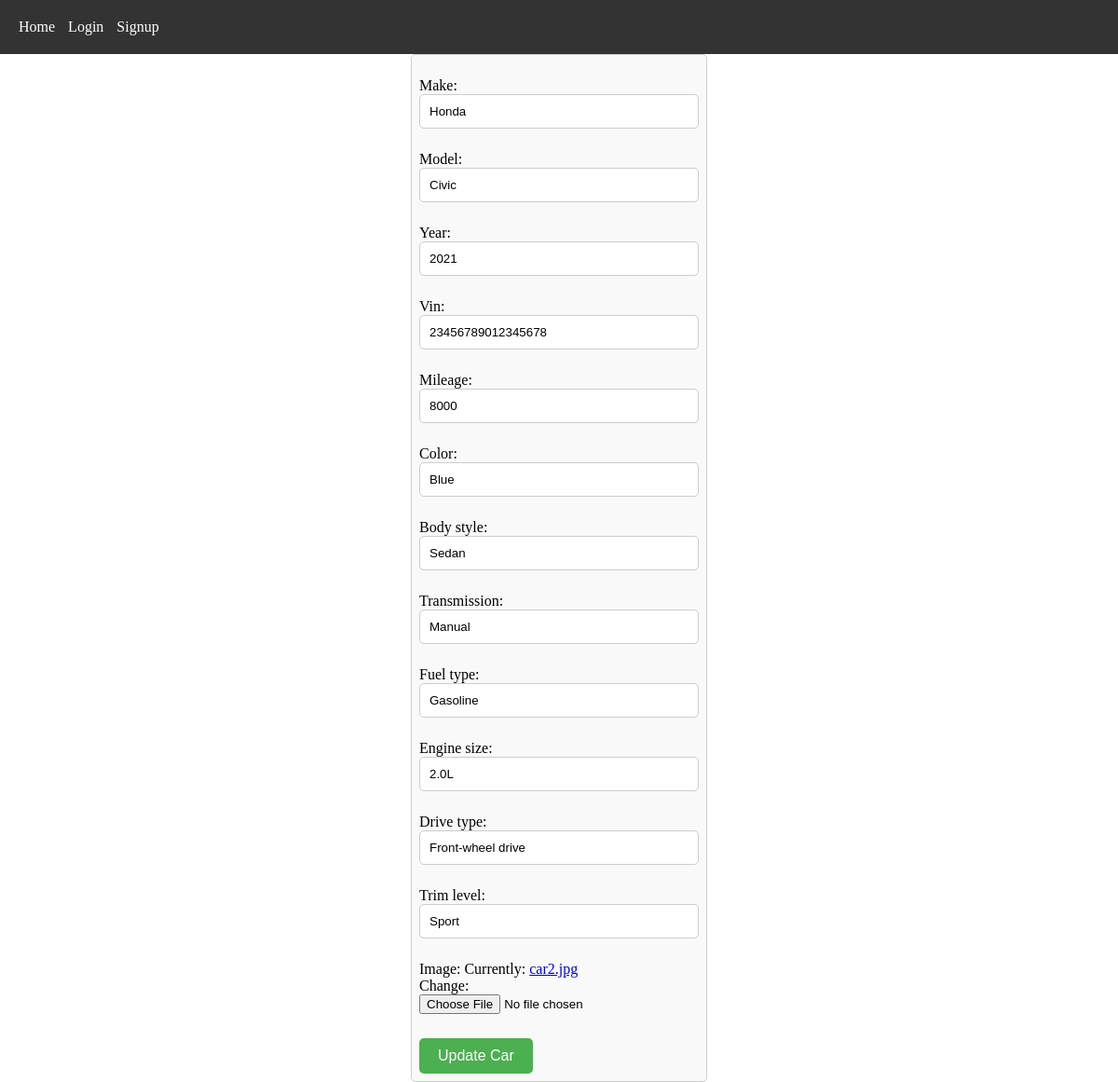
The page /app/car/3/update/ on the database its author committed.
### app/models.py (models this page shows)
class Car(models.Model):
    make = models.CharField(max_length=100)
    model = models.CharField(max_length=100)
    year = models.IntegerField()
    vin = models.CharField(max_length=17, unique=True)
    mileage = models.IntegerField()
    color = models.CharField(max_length=50)
    body_style = models.CharField(max_length=50)
    transmission = models.CharField(max_length=20)
    fuel_type = models.CharField(max_length=20)
    engine_size = models.CharField(max_length=20)
    drive_type = models.CharField(max_length=20)
    trim_level = models.CharField(max_length=100)
    image = models.ImageField(upload_to='media/')

### app/views.py (the view)
# urls.py: path('car/<int:car_id>/update/', views.update_car, name='update_car'),
def update_car(request, car_id):
    car = get_object_or_404(Car, id=car_id)
    if request.method == 'POST':
        form = CarUpdateForm(request.POST,request.FILES, instance=car)
        if form.is_valid():
            form.save()
            return redirect('car_detail', car_id=car_id)
    else:
        form = CarUpdateForm(instance=car)
    return render(request, 'update_car.html', {'form': form, 'car': car})

### app/forms.py
class CarUpdateForm(forms.ModelForm):
    class Meta:
        model = Car
        fields = ['make', 'model', 'year', 'vin', 'mileage', 'color', 'body_style', 'transmission', 'fuel_type', 'engine_size', 'drive_type', 'trim_level', 'image']
    def __init__(self, *args, **kwargs):
        super().__init__(*args, **kwargs)
        self.fields['image'].widget.attrs['enctype'] = 'multipart/form-data'

### app/templates/update_car.html (shortened to what this page needs)
{% extends 'base.html' %}
{% load static %}
{% block content %}
<!DOCTYPE html>
<html lang="en">
<head>
    <link rel="stylesheet" type="text/css" href="{% static 'update_car.css' %}">
</head>
<body>
    <form method="post">
        {{ form.as_p }}
        <button class="update-btn" type="submit">Update Car</button>
    </form>
</body>
</html>
{% endblock %}

### app/static/update_car.css (style rules this page uses)
body { display: block; justify-content: center; align-items: center; height: 100vh; margin: 0; }
form { width: 300px; padding: 8px; border: 1px solid #ccc; border-radius: 5px; background-color: #f9f9f9; margin-left: auto; margin-right: auto; }
input[type="text"], input[type="number"], input[type="submit"] { width: 100%; padding: 10px; margin-bottom: 8px; border: 1px solid #ccc; border-radius: 5px; box-sizing: border-box; }
.update-btn { background-color: #4CAF50; color: white; border: none; padding: 10px 20px; text-align: center; text-decoration: none; display: inline-block; font-size: 16px; margin-top: 10px; cursor: pointer; border-radius: 5px; }

### rows shown on the page
Car: make "Honda", model "Civic", year "2021", vin "23456789012345678", mileage "8000", color "Blue", body_style "Sedan", transmission "Manual", fuel_type "Gasoline", engine_size "2.0L", drive_type "Front-wheel drive", trim_level "Sport"
